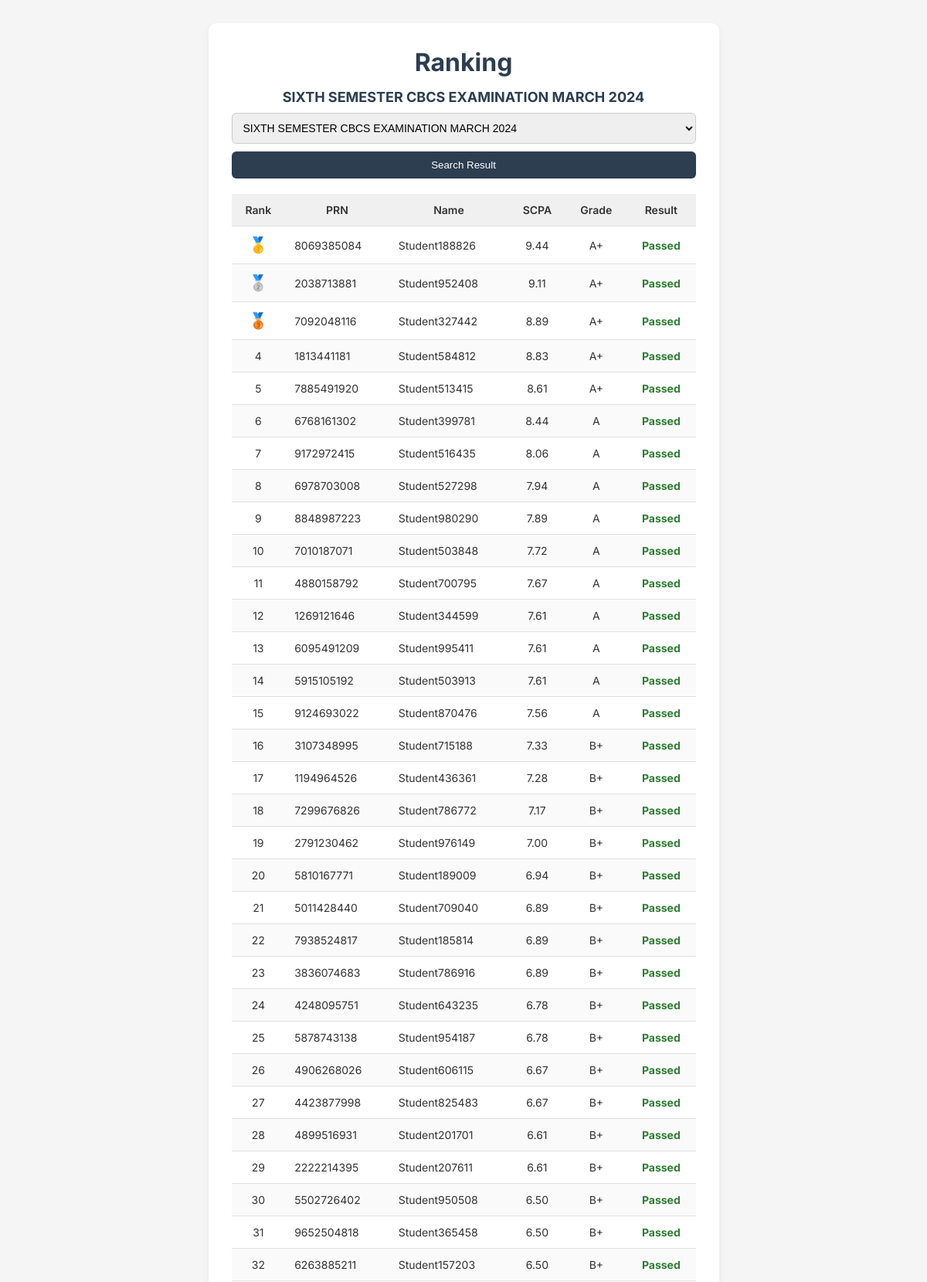
The app's page /index.php/Result/UG/Rank (upper part) with its own data.
### tables this page shows
CREATE TABLE `exams` (
  `ExamID` int(11) NOT NULL,
  `ExamName` text NOT NULL,
  `Semester` int(11) NOT NULL,
  `ProgramID` int(11) NOT NULL,
  `AcademicYear` varchar(20) NOT NULL
);

CREATE TABLE `students` (
  `PRN` bigint(13) NOT NULL,
  `Name` varchar(250) NOT NULL,
  `ProgramID` int(11) NOT NULL,
  `AcademicYear` varchar(20) NOT NULL
);

### application/controllers/Result.php (called while the page is built, shortened)
<?php
class Result extends CI_Controller {
	public function UG($subpage = '')
	{
		if ($subpage === 'Rank') {
			$rankData = $this->Rank("UG");
			return;
		}
		$this->load->helper('url');
		$this->load->helper('form');
		$this->load->database();
		$prn=$this->input->post('PRN');
		$ExamID=$this->input->post('Exam');
		$details=$this->getStudentResult($prn,$ExamID);
		$this->db->select('*');
		$this->db->from('exams');
		$this->db->join('program', 'exams.ProgramID = program.ProgramID');
		$this->db->where('Type', 'UG');
		$details['semester']=$this->db->get()->result();
		$this->load->view('result',$details);
	}
	public function Rank($RankType){
		$this->load->helper('url');
		$this->load->helper('form');
		$this->load->database();
		$PostExamID=$this->input->get('ExamID');
		if($PostExamID){
			$ExamID=$PostExamID;
		}else{
			$this->db->select('MAX(ExamID) as LatestExam');
            $this->db->from('exams')->join("program","program.ProgramID=exams.ProgramID")->where("program.Type",$RankType);
            $query = $this->db->get();
            $result = $query->row();
            $ExamID=$result->LatestExam;
		}
		$query = $this->db
			->select('exams.*, program.*')
			->from('exams')
			->join('program', 'program.ProgramID = exams.ProgramID', 'inner')
			->where('exams.ExamID', $ExamID)
			->get();
		$data['Exam'] = $query->row();
		$data['Type']=$data['Exam']->Type;
		if ($data['Exam']->Type=="PG"){
			$this->db->select("students.*, (SUM(((marks.INTS*0.25)+(marks.EXT*0.75))*course.Credit)/SUM(course.Credit)) AS TotalGPA,(IF((MIN(marks.EXT)<2 || MIN((marks.INTS*0.25)+(marks.EXT*0.75))<2),0,1)) AS Pass");
			$this->db->from("students");
			$this->db->join("examattender", "examattender.PRN = students.PRN");
			$this->db->join("marks", "marks.AttID = examattender.AttID");
			$this->db->join("course", "course.CourseCode=marks.CourseCode");
			$this->db->where('examattender.ExamID',$ExamID);
			$this->db->group_by("students.PRN");
			$this->db->order_by("TotalGPA", "DESC");
			$query = $this->db->get();
			$data['results'] = $query->result();
		}else{
			$this->db->select("
				students.*,
				(
					SUM(
						(
							CASE
								WHEN (marks.INTS + marks.EXT) >= 95 THEN 10.0
								WHEN (marks.INTS + marks.EXT) >= 85 THEN 9.0
								WHEN (marks.INTS + marks.EXT) >= 75 THEN 8.0
								WHEN (marks.INTS + marks.EXT) >= 65 THEN 7.0
								WHEN (marks.INTS + marks.EXT) >= 55 THEN 6.0
								WHEN (marks.INTS + marks.EXT) >= 45 THEN 5.0
								WHEN (marks.INTS + marks.EXT) >= 35 THEN 4.0
								ELSE 0.0
							END
						) * course.Credit
					) / NULLIF(SUM(course.Credit), 0)
				) AS TotalGPA,
				(
					IF(
						((MIN(marks.EXT) >= 24 OR MIN(marks.INTS + marks.EXT) >= 36) or (marks.INTS>=20)),
						1,
						0
					)
				) AS Pass
			", false);
			$this->db->from("students");
			$this->db->join("examattender", "examattender.PRN = students.PRN");
			$this->db->join("marks", "marks.AttID = examattender.AttID");
			$this->db->join("course", "course.CourseCode = marks.CourseCode");
			$this->db->where("examattender.ExamID", $ExamID);
			$this->db->group_by("students.PRN");
			$this->db->order_by("TotalGPA", "DESC");
			$query = $this->db->get();
			$data['results'] = $query->result();
		}
		$data['semester']=$this->db->from('exams')->join("program","program.ProgramID=exams.ProgramID")->where("program.Type",$RankType)->get()->result();
		$this->load->view('Rank',$data);
	}
}

### index.php (called while the page is built, shortened)
<?php
require_once BASEPATH.'core/CodeIgniter.php';

### application/views/Rank.php (the view, shortened to what this page needs)
<!DOCTYPE html>
<html lang="en">
<head>
  <link rel="stylesheet" type="text/css" href="<?= base_url('assets/css/style.css')."?t=".time(); ?>">
</head>
<?php
function getOverallGrade($cgpa) {
    if ($cgpa >= 9.5) {
        return "S";
    } elseif ($cgpa >= 8.5) {
        return "A+";
    } elseif ($cgpa >= 7.5) {
        return "A";
    } elseif ($cgpa >= 6.5) {
        return "B+";
    } elseif ($cgpa >= 5.5) {
        return "B";
    } elseif ($cgpa >= 4.5) {
        return "C";
    } elseif ($cgpa >= 3.5) {
        return "D";
    } else {
        return "F";
    }
}
?>
<body>
  <div class="container">
    <h1>Ranking</h1>
    <?php if(isset($Exam)){?><h2><?=$Exam->ExamName?></h2><?php }?>
    <form class="input-form Sub" method='GET'>
      <select name='ExamID' required>
        <?php
          foreach($semester as $sem){?>
            <option value='<?=$sem->ExamID?>'  <?=(isset($Exam) && ($Exam->ExamID==$sem->ExamID))?"SELECTED":""?>><?=$sem->ExamName?></option>
            <?php
          }
        ?>
      </select>
      <button>Search Result</button>
    </form>
    <?php if(isset($Exam) && isset($results)){?>
      <table style='font-size:14px'>
        <thead>
          <tr>
            <th>Rank</th>
            <th>PRN</th>
            <th>Name</th>
            <th><?=($Type=="PG")?"GPA":"SCPA"?></th>
            <th>Grade</th>
            <th>Result</th>
          </tr>
        </thead>
        <tbody>
          <?php
          $i=0;
          if(count($results)==0){
            ?>
                <tr>
                    <td colspan='5'>No Data</td>
                </tr>
            <?php
          }else{
            $Medals=['','🥇','🥈','🥉'];
            foreach($results as $value){
          ?>
            <tr>
              <td data-label="Rank" <?=(++$i<=3)?"style='font-size:20px;'":""?>><?=($i<=3)?$Medals[$i]:$i;?></td>
              <td data-label="Name" style='text-align:left;'><?=$value->PRN?></td>
              <td data-label="Name" style='text-align:left;'><?=$value->Name?></td>
              <td data-label="OUT"><?=number_format($value->TotalGPA,2)?></td>
                <td data-label="Grade"><?=($value->Pass==1)?($Type=="PG")?gradingSystem($value->TotalGPA):getOverallGrade($value->TotalGPA):'---'?></td>
              <td data-label="Result" class='<?=($value->Pass==1)?'result-pass':'result-fail'?>'><?=($value->Pass==1)?"Passed":"Failed"?></td>
            </tr>
          <?php
                }
            }
          ?>
        </tbody>
      </table>
    </div>
  <?php }
  else{
    if(isset($Exam)){
      echo "<h2 style='color:red;'>Result Not Available !!</h2>";
    }
  }
  ?>
</body>
</html>

### assets/css/style.css (style rules this page uses)
:root { --primary-bg: #ffffff; --header-color: #2c3e50; --table-border: #e0e0e0; --text-color: #333; --highlight-color: #2e7d32; }
* { box-sizing: border-box; }
html, body { scroll-behavior: auto !important; padding: 0; margin: 0; }
body { font-family: 'Inter', sans-serif; margin: 0; background-color: #f5f5f5; color: var(--text-color); height: 100dvh; display: flex; justify-content: space-around; flex-direction: row; }
.container { height: fit-content; max-width: 960px; margin: 30px auto; background: var(--primary-bg); border-radius: 10px; box-shadow: 0 4px 12px rgba(0, 0, 0, 0.05); padding: 10px 30px; }
h1, h2, h3 { text-align: center; color: var(--header-color); margin-bottom: 10px; }
.input-form { text-align: center; margin-bottom: 0px; }
.input-form.Sub { display: flex; flex-direction: column; align-items: center; gap: 10px; }
.input-form.Sub select, .input-form.Sub button { width: 100%; box-sizing: border-box; }
h2 { font-size: 18px; }
input[type="text"],input[type="number"], select { padding: 10px; margin: 0px 10px; width: 220px; font-size: 14px; border: 1px solid #ccc; border-radius: 6px; }
.input-form button { padding: 10px 20px; background-color: var(--header-color); color: white; border: none; border-radius: 6px; cursor: pointer; transition: background-color 0.3s ease; }
table { width: 100%; border-collapse: collapse; margin-top: 20px; font-size: 13px; }
th, td { padding: 12px; text-align: center; border-bottom: 1px solid var(--table-border); }
th { background-color: #f0f0f0; font-weight: 600; }
tr:nth-child(even) { background-color: #fafafa; }
.result-pass { color: var(--highlight-color); font-weight: bold; animation: pulse 2s infinite alternate ease-in-out; }

### records on screen
exams: ExamName "SIXTH SEMESTER CBCS EXAMINATION MARCH 2024"
students: i "🥇", PRN "8069385084", Name "Student188826", TotalGPA "9.44", TotalGPA "A+"
students: i "🥈", PRN "2038713881", Name "Student952408", TotalGPA "9.11", TotalGPA "A+"
students: i "🥉", PRN "7092048116", Name "Student327442", TotalGPA "8.89", TotalGPA "A+"
students: PRN "1813441181", Name "Student584812", TotalGPA "8.83", TotalGPA "A+"
students: PRN "7885491920", Name "Student513415", TotalGPA "8.61", TotalGPA "A+"
students: PRN "6768161302", Name "Student399781", TotalGPA "8.44", TotalGPA "A"
students: PRN "9172972415", Name "Student516435", TotalGPA "8.06", TotalGPA "A"
students: PRN "6978703008", Name "Student527298", TotalGPA "7.94", TotalGPA "A"
students: PRN "8848987223", Name "Student980290", TotalGPA "7.89", TotalGPA "A"
students: PRN "7010187071", Name "Student503848", TotalGPA "7.72", TotalGPA "A"
students: PRN "4880158792", Name "Student700795", TotalGPA "7.67", TotalGPA "A"
students: PRN "1269121646", Name "Student344599", TotalGPA "7.61", TotalGPA "A"
students: PRN "6095491209", Name "Student995411", TotalGPA "7.61", TotalGPA "A"
students: PRN "5915105192", Name "Student503913", TotalGPA "7.61", TotalGPA "A"
students: PRN "9124693022", Name "Student870476", TotalGPA "7.56", TotalGPA "A"
students: PRN "3107348995", Name "Student715188", TotalGPA "7.33", TotalGPA "B+"
students: PRN "1194964526", Name "Student436361", TotalGPA "7.28", TotalGPA "B+"
students: PRN "7299676826", Name "Student786772", TotalGPA "7.17", TotalGPA "B+"
students: PRN "2791230462", Name "Student976149", TotalGPA "7.00", TotalGPA "B+"
students: PRN "5810167771", Name "Student189009", TotalGPA "6.94", TotalGPA "B+"
students: PRN "5011428440", Name "Student709040", TotalGPA "6.89", TotalGPA "B+"
students: PRN "7938524817", Name "Student185814", TotalGPA "6.89", TotalGPA "B+"
students: PRN "3836074683", Name "Student786916", TotalGPA "6.89", TotalGPA "B+"
students: PRN "4248095751", Name "Student643235", TotalGPA "6.78", TotalGPA "B+"
students: PRN "5878743138", Name "Student954187", TotalGPA "6.78", TotalGPA "B+"
students: PRN "4906268026", Name "Student606115", TotalGPA "6.67", TotalGPA "B+"
students: PRN "4423877998", Name "Student825483", TotalGPA "6.67", TotalGPA "B+"
students: PRN "4899516931", Name "Student201701", TotalGPA "6.61", TotalGPA "B+"
students: PRN "2222214395", Name "Student207611", TotalGPA "6.61", TotalGPA "B+"
students: PRN "5502726402", Name "Student950508", TotalGPA "6.50", TotalGPA "B+"
students: PRN "9652504818", Name "Student365458", TotalGPA "6.50", TotalGPA "B+"
students: PRN "6263885211", Name "Student157203", TotalGPA "6.50", TotalGPA "B+"

### other values on screen
form field ExamID "SIXTH SEMESTER CBCS EXAMINATION MARCH 2024"
